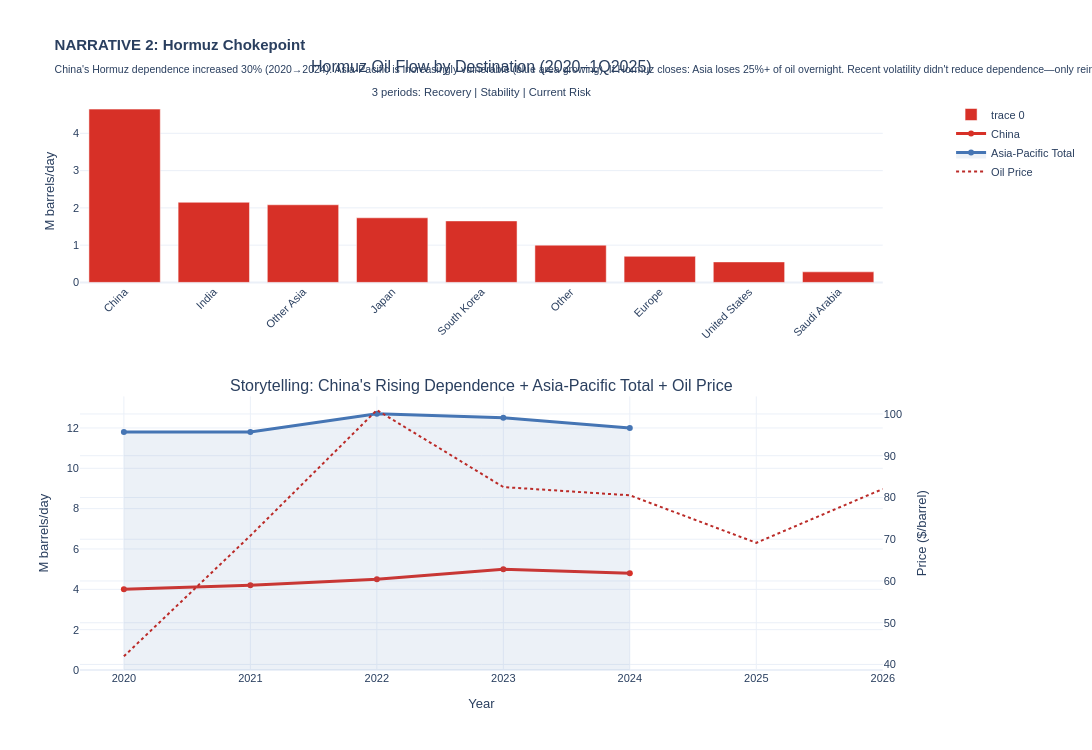

Write notebook code for a chart like this one.
### Markdown cell above
### Narrative 2: Hormuz Chokepoint - The Vulnerability

### Code cell
# Hormuz data prep
df_h = df_hormuz_imports.melt(id_vars=['Destination'], var_name='Year_str', value_name='Flow')
year_map = {'2020': 2020, '2021': 2021, '2022': 2022, '2023': 2023, '2024': 2024, '1Q25': 2024.25}
df_h['Year_num'] = df_h['Year_str'].map(year_map)

fig2 = make_subplots(
    rows=2, cols=1,
    subplot_titles=(
        'Hormuz Oil Flow by Destination (2020–1Q2025)<br><sub>3 periods: Recovery | Stability | Current Risk</sub>',
        'Storytelling: China\'s Rising Dependence + Asia-Pacific Total + Oil Price'
    ),
    specs=[[{"type": "bar"}], [{"secondary_y": True}]],
    vertical_spacing=0.2, row_heights=[0.4, 0.6]
)

# Bar chart: average flow
avg_by_dest = df_h.groupby('Destination')['Flow'].mean().sort_values(ascending=False)
fig2.add_trace(go.Bar(
    x=avg_by_dest.index, y=avg_by_dest.values, marker_color='#d73027',
    hovertemplate='%{x}: %{y:.1f}M b/d<extra></extra>'
), row=1, col=1)
fig2.update_xaxes(tickangle=-45, row=1, col=1)

# Curves: China's trend
china = df_h[df_h['Destination'] == 'China'].sort_values('Year_num')
fig2.add_trace(go.Scatter(x=china['Year_num'], y=china['Flow'],
    mode='lines+markers', name='China', line=dict(color='#d73027', width=3)),
    row=2, col=1, secondary_y=False)

# Asia-Pacific total
asia = df_h[df_h['Destination'].isin(['China', 'India', 'Japan', 'South Korea', 'Other Asia'])].groupby('Year_num')['Flow'].sum()
fig2.add_trace(go.Scatter(x=asia.index, y=asia.values,
    mode='lines+markers', name='Asia-Pacific Total',
    line=dict(color='#4575b4', width=3),
    fill='tozeroy', fillcolor='rgba(69, 117, 180, 0.1)'),
    row=2, col=1, secondary_y=False)

# Oil price (secondary)
df_oil_2020 = df_oil_sorted[df_oil_sorted['Date'].dt.year >= 2020].copy()
oil_2020_yearly = df_oil_2020.groupby(df_oil_2020['Date'].dt.year)['Price'].mean()
fig2.add_trace(go.Scatter(x=oil_2020_yearly.index, y=oil_2020_yearly.values,
    mode='lines', name='Oil Price', line=dict(color='#bb2b28', width=2, dash='dot')),
    row=2, col=1, secondary_y=True)

fig2.update_yaxes(title_text='M barrels/day', row=1, col=1)
fig2.update_yaxes(title_text='M barrels/day', row=2, col=1, secondary_y=False)
fig2.update_yaxes(title_text='Price ($/barrel)', row=2, col=1, secondary_y=True)
fig2.update_xaxes(title_text='Year', row=2, col=1)

fig2.update_layout(
    title_text='<b>NARRATIVE 2: Hormuz Chokepoint</b><br><sub>China\'s Hormuz dependence increased 30% (2020→2024). '
    'Asia-Pacific is increasingly vulnerable (blue area growing). If Hormuz closes: Asia loses 25%+ of oil overnight. '
    'Recent volatility didn\'t reduce dependence—only reinforced the risk.</sub>',
    height=750, width=1200, template='plotly_white', hovermode='x unified', showlegend=True,
    font=dict(family='Arial', size=11)
)

fig2.show()
print('✓ Narrative 2: Hormuz Chokepoint')

### Figure 1 — Plotly figure (JSON) as saved in the notebook; plotly's stock layout.template omitted (floating-point values rounded to 4 significant figures)
{"data": [{"hovertemplate": "%{x}: %{y:.1f}M b/d<extra></extra>", "marker": {"color": "#d73027"}, "type": "bar", "x": ["China", "India", "Other Asia", "Japan", "South Korea", "Other", "Europe", "United States", "Saudi Arabia"], "xaxis": "x", "y": [4.65, 2.15, 2.083, 1.733, 1.65, 1.0, 0.7, 0.55, 0.2833], "yaxis": "y"}, {"line": {"color": "#d73027", "width": 3}, "mode": "lines+markers", "name": "China", "type": "scatter", "x": [2020.0, 2021.0, 2022.0, 2023.0, 2024.0, NaN], "xaxis": "x2", "y": [4.0, 4.2, 4.5, 5.0, 4.8, 5.4], "yaxis": "y2"}, {"fill": "tozeroy", "fillcolor": "rgba(69, 117, 180, 0.1)", "line": {"color": "#4575b4", "width": 3}, "mode": "lines+markers", "name": "Asia-Pacific Total", "type": "scatter", "x": [2020.0, 2021.0, 2022.0, 2023.0, 2024.0], "xaxis": "x2", "y": [11.8, 11.8, 12.7, 12.5, 12.0], "yaxis": "y2"}, {"line": {"color": "#bb2b28", "dash": "dot", "width": 2}, "mode": "lines", "name": "Oil Price", "type": "scatter", "x": [2020, 2021, 2022, 2023, 2024, 2025, 2026], "xaxis": "x2", "y": [41.96, 70.86, 100.9, 82.49, 80.52, 69.14, 82.04], "yaxis": "y3"}], "layout": {"annotations": [{"font": {"size": 16}, "showarrow": false, "text": "Hormuz Oil Flow by Destination (2020–1Q2025)<br><sub>3 periods: Recovery | Stability | Current Risk</sub>", "x": 0.47, "xanchor": "center", "xref": "paper", "y": 1, "yanchor": "bottom", "yref": "paper"}, {"font": {"size": 16}, "showarrow": false, "text": "Storytelling: China's Rising Dependence + Asia-Pacific Total + Oil Price", "x": 0.47, "xanchor": "center", "xref": "paper", "y": 0.48, "yanchor": "bottom", "yref": "paper"}], "font": {"family": "Arial", "size": 11}, "height": 750, "hovermode": "x unified", "showlegend": true, "title": {"text": "<b>NARRATIVE 2: Hormuz Chokepoint</b><br><sub>China's Hormuz dependence increased 30% (2020→2024). Asia-Pacific is increasingly vulnerable (blue area growing). If Hormuz closes: Asia loses 25%+ of oil overnight. Recent volatility didn't reduce dependence—only reinforced the risk.</sub>"}, "width": 1200, "xaxis": {"anchor": "y", "domain": [0, 0.94], "tickangle": -45}, "xaxis2": {"anchor": "y2", "domain": [0, 0.94], "title": {"text": "Year"}}, "yaxis": {"anchor": "x", "domain": [0.68, 1], "title": {"text": "M barrels/day"}}, "yaxis2": {"anchor": "x2", "domain": [0, 0.48], "title": {"text": "M barrels/day"}}, "yaxis3": {"anchor": "x2", "overlaying": "y2", "side": "right", "title": {"text": "Price ($/barrel)"}}}}
